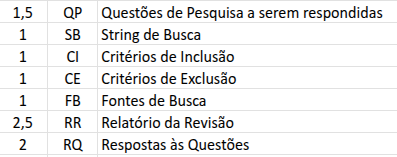
#> input picture Notas_para_Reviso_da_Literatura.png, 397 x 157 px; its folder holds only this picture in this run
$ python -i reference.py   (imports and definitions only)   (older library calls are emulated)
#> lines starting #> are read from the running program, lines starting #| are printed output that depends on the picture
"""Implementações de referência (OpenCV / PIL / SciPy).

Usadas para (1) validar as versões do zero (``make verify`` / testes) e
(2) como *backend* rápido em execuções grandes (``backend: reference``).
Mesma assinatura das versões do zero.
"""
from __future__ import annotations

import io

import numpy as np

from . import superres as _sr
from ._core import to_float, to_uint8
from .contrast import auto_grid


def _cv2():
    import cv2

    return cv2


# [4 lines left out: function gaussian, not called in this run]


def median(img, k):
    return _cv2().medianBlur(np.ascontiguousarray(img), int(k))


# [25 lines left out: functions bilateral, unsharp_mask, laplacian_sharpen, not called in this run]


def _on_luma(img, fn):
    cv2 = _cv2()
    ycc = cv2.cvtColor(np.ascontiguousarray(img), cv2.COLOR_RGB2YCrCb)
#> ycc: shape (157, 397, 3); mean of channels 0, 1, 2 236.8, 128, 128
    ycc[..., 0] = fn(np.ascontiguousarray(ycc[..., 0]))
    return cv2.cvtColor(ycc, cv2.COLOR_YCrCb2RGB)


def hist_eq(img, alpha=1.0):
    cv2 = _cv2()

    def f(y):
        eq = cv2.equalizeHist(y).astype(np.float64)
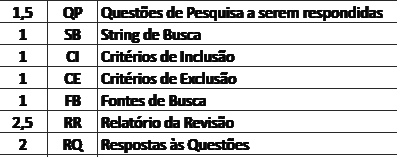
#> eq: shape (157, 397) float64; min 0, max 255, mean 209.6
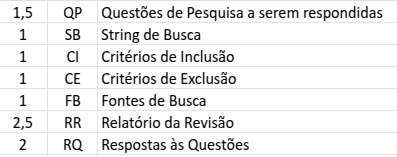
#> y: shape (157, 397); min 0, max 255, mean 236.8
        return np.clip(np.rint((1 - alpha) * y + alpha * eq), 0, 255).astype(np.uint8)

    return _on_luma(img, f)
#> in _on_luma, `ycc[..., 0] = fn(np.ascontiguousarray(ycc[..., 0]))`: ycc: shape (157, 397, 3); mean of channels 0, 1, 2 209.6, 128, 128
#> in _on_luma, `return cv2.cvtColor(ycc, cv2.COLOR_YCrCb2RGB)`:
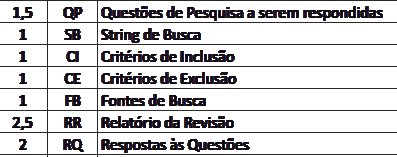
#> returned value: shape (157, 397, 3); mean R, G, B 210.8, 209.8, 211.5


# [41 lines left out: functions clahe, wiener, jpeg, _pil_resize, not called in this run]


def _pil_down(img, scale):
    h, w = img.shape[:2]
    return _pil_resize(img, max(1, round(h / scale)), max(1, round(w / scale)))


def sr_bicubic(img, scale):
    h, w = img.shape[:2]
    return _pil_resize(_pil_down(img, scale), h, w)


def sr_learned(img, scale, method="espcn", _model_dir="data/sr_models"):
    return _sr.sr_learned(img, scale, method, _model_dir, _downscale=_pil_down, _resize=_pil_resize)

>>> import cv2
>>> picture = cv2.cvtColor(cv2.imread('../../../Notas_para_Reviso_da_Literatura.png'), cv2.COLOR_BGR2RGB)
>>> result = hist_eq(picture)
